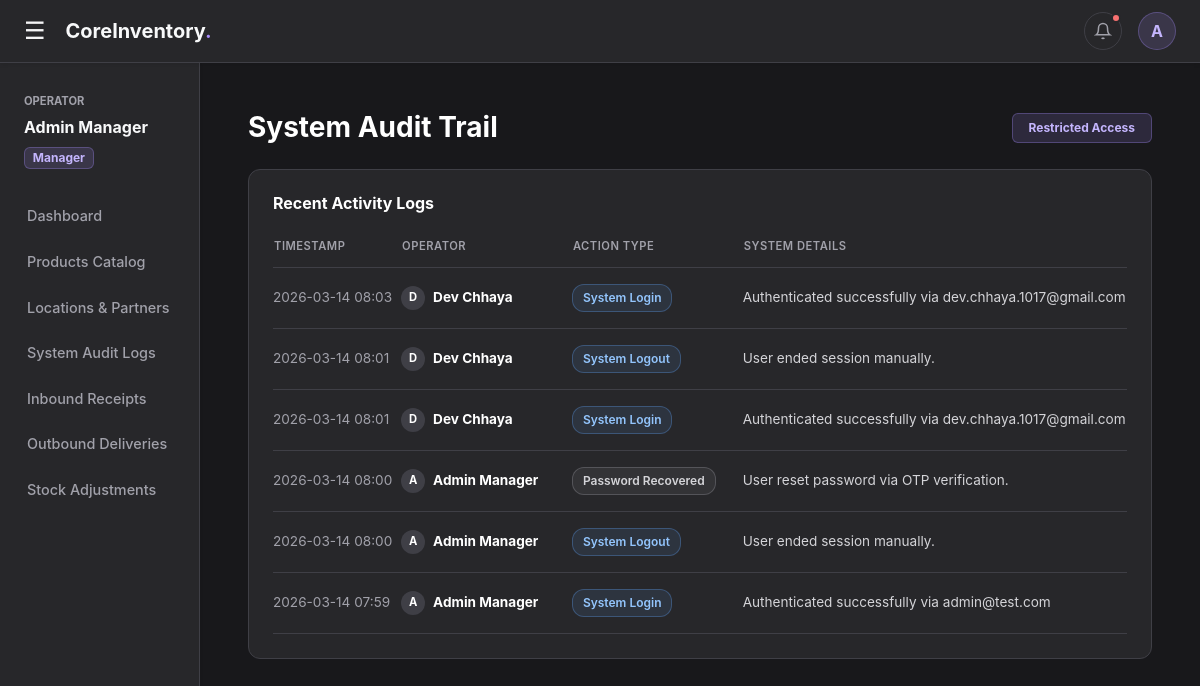
The app's page /audit (signed in) with its own data.
### app.py (models this page shows)
class User(db.Model):
    __tablename__ = 'users'
    id = db.Column(db.Integer, primary_key=True)
    username = db.Column(db.String(50), unique=True, nullable=False)
    email = db.Column(db.String(100), unique=True, nullable=False)
    password_hash = db.Column(db.String(255), nullable=False)
    role = db.Column(db.String(20), nullable=False, default='Manager')
    address = db.Column(db.Text, nullable=True)
    preferred_payment = db.Column(db.String(20), nullable=True, default='UPI')
    reset_otp = db.Column(db.String(6), nullable=True)
    otp_expiry = db.Column(db.DateTime, nullable=True)

class AuditLog(db.Model):
    __tablename__ = 'audit_logs'
    id = db.Column(db.Integer, primary_key=True)
    user_id = db.Column(db.Integer, db.ForeignKey('users.id'))
    action = db.Column(db.String(100), nullable=False)
    details = db.Column(db.Text, nullable=True)
    timestamp = db.Column(db.DateTime, default=datetime.utcnow)
    user = db.relationship('User', backref='logs')

### app.py (the view)
@app.route('/audit')
@login_required
@role_required('Manager')
def audit_logs():
    logs = AuditLog.query.order_by(AuditLog.timestamp.desc()).limit(100).all()
    return render_template('audit.html', logs=logs)

### app.py (called while the page is built)
@app.context_processor
def inject_global_data():
    if 'user_id' in session:
        nav_pending = InventoryOperation.query.filter(InventoryOperation.status != 'Done').order_by(InventoryOperation.created_at.desc()).limit(4).all()
        nav_completed = InventoryOperation.query.filter_by(status='Done').order_by(InventoryOperation.created_at.desc()).limit(4).all()
        return dict(nav_pending=nav_pending, nav_completed=nav_completed)
    return dict()

def login_required(f):
    @wraps(f)
    def decorated_function(*args, **kwargs):
        if 'user_id' not in session: return redirect(url_for('login'))
        user = User.query.get(session['user_id'])
        if not user:
            session.clear()
            return redirect(url_for('login'))
        return f(*args, **kwargs)
    return decorated_function

def role_required(allowed_role):
    def decorator(f):
        @wraps(f)
        def decorated_function(*args, **kwargs):
            if session.get('user_role') != allowed_role:
                flash(f'Access Denied: Requires {allowed_role} clearance.', 'danger')
                return redirect(url_for('dashboard'))
            return f(*args, **kwargs)
        return decorated_function
    return decorator

### templates/audit.html (shortened to what this page needs)
{% extends "base.html" %}
{% block content %}
<div class="d-flex justify-content-between align-items-center mb-4">
    <h1 class="h3 text-white fw-bold mb-0">System Audit Trail</h1>
    <span class="badge" style="background: rgba(167, 139, 250, 0.15); color: #C4B5FD; border: 1px solid rgba(167, 139, 250, 0.3); padding: 8px 16px;">Restricted Access</span>
</div>
<div class="panel-card">
    <h6 class="text-white fw-bold mb-4">Recent Activity Logs</h6>
    <div class="table-responsive">
        <table class="custom-table">
            <thead>
                <tr>
                    <th width="15%">Timestamp</th>
                    <th width="20%">Operator</th>
                    <th width="20%">Action Type</th>
                    <th width="45%">System Details</th>
                </tr>
            </thead>
            <tbody>
                {% for log in logs %}
                <tr>
                    <td style="color: #A1A1AA;">{{ log.timestamp.strftime('%Y-%m-%d %H:%M') }}</td>
                    <td class="fw-bold text-white">
                        <div class="d-flex align-items-center">
                            <div style="width: 24px; height: 24px; border-radius: 50%; background: #3F3F46; color: white; display: flex; align-items: center; justify-content: center; font-size: 0.7rem; margin-right: 8px;">
                                {{ log.user.username[0] | upper }}
                            </div>
                            {{ log.user.username }}
                        </div>
                    </td>
                    <td>
                        {% if 'Login' in log.action or 'Logout' in log.action %}
                            <span class="tag tag-login">{{ log.action }}</span>
                        {% elif 'Product' in log.action %}
                            <span class="tag tag-product">{{ log.action }}</span>
                        {% elif 'Receipt' in log.action %}
                            <span class="tag tag-receipt">{{ log.action }}</span>
                        {% elif 'Delivery' in log.action %}
                            <span class="tag tag-delivery">{{ log.action }}</span>
                        {% elif 'Adjust' in log.action %}
                            <span class="tag tag-adjust">{{ log.action }}</span>
                        {% else %}
                            <span class="tag tag-general">{{ log.action }}</span>
                        {% endif %}
                    </td>
                    <td style="color: #D4D4D8;">{{ log.details }}</td>
                </tr>
                {% else %}
                <tr>
                    <td colspan="4" class="text-center text-muted py-5">No logs recorded yet.</td>
                </tr>
                {% endfor %}
            </tbody>
        </table>
    </div>
</div>
{% endblock %}

### templates/base.html (shortened to what this page needs)
<!DOCTYPE html>
<html lang="en">
<head>
    <link href="https://cdn.jsdelivr.net/npm/bootstrap@5.3.0/dist/css/bootstrap.min.css" rel="stylesheet">
</head>
<body>
    <div class="top-navbar sticky-top shadow-sm">
        <div class="d-flex align-items-center">
            <button class="burger-icon" id="sidebarToggle">&#9776;</button>
            <h5 class="mb-0 fw-bold text-light">CoreInventory<span style="color: var(--accent-light)">.</span></h5>
        </div>
        <div class="d-flex align-items-center">
            <div class="dropdown me-3">
                <button class="nav-icon-btn" type="button" data-bs-toggle="dropdown" aria-expanded="false">
                    <svg width="18" height="18" viewBox="0 0 24 24" fill="none" stroke="currentColor" stroke-width="2"><path d="M18 8A6 6 0 0 0 6 8c0 7-3 9-3 9h18s-3-2-3-9"></path><path d="M13.73 21a2 2 0 0 1-3.46 0"></path></svg>
                    {% if nav_pending|length > 0 %}
                        <span class="notification-dot"></span>
                    {% endif %}
                </button>
            </div>
            <div class="dropdown">
                <button class="profile-btn" type="button" data-bs-toggle="dropdown" aria-expanded="false">
                    {{ session.get('user_name', 'U')[0] | upper }}
                </button>
            </div>
        </div>
    </div>
    <div class="container-fluid position-relative">
        <div class="row flex-nowrap">
            <nav id="sidebar" class="col-auto col-md-3 col-lg-2 px-0 sidebar-menu shadow-sm">
                <div class="px-4 mb-4">
                    <small class="text-uppercase fw-bold" style="color: var(--text-muted); font-size: 0.7rem;">Operator</small>
                    <div class="text-light mt-1 fw-bold">{{ session.get('user_name', 'System User') }}</div>
                    <span class="badge mt-2" style="background: rgba(167, 139, 250, 0.15); color: #C4B5FD; border: 1px solid rgba(167, 139, 250, 0.3);">{{ session.get('user_role', 'Guest') }}</span>
                </div>
                <a href="/dashboard">Dashboard</a>
                {% if session.get('user_role') == 'Manager' %}
                    <a href="/products">Products Catalog</a>
                    <a href="/locations">Locations & Partners</a>
                    <a href="/audit">System Audit Logs</a>
                {% endif %}
                <a href="/receipts">Inbound Receipts</a>
                <a href="/deliveries">Outbound Deliveries</a>
                <a href="/adjustments">Stock Adjustments</a>
            </nav>
            <main class="col px-md-5 py-5">
                {% block content %}{% endblock %}
            </main>
        </div>
    </div>
</body>
</html>

### templates/base.html (style rules this page uses)
:root { --bg-dark: #18181B; --surface-dark: #27272A; --border-dark: #3F3F46; --text-primary: #F4F4F5; --text-muted: #A1A1AA; --accent-light: #A78BFA; }
body { background-color: var(--bg-dark); color: var(--text-primary); overflow-x: hidden; font-family: 'Inter', system-ui, sans-serif; }
.top-navbar { background-color: var(--surface-dark); border-bottom: 1px solid var(--border-dark); padding: 12px 24px; display: flex; align-items: center; justify-content: space-between; }
.burger-icon { font-size: 1.5rem; cursor: pointer; margin-right: 20px; border: none; background: none; color: var(--text-primary); padding: 0; transition: color 0.2s; }
.nav-icon-btn { background: transparent; border: 1px solid var(--border-dark); color: var(--text-muted); border-radius: 50%; width: 38px; height: 38px; display: flex; align-items: center; justify-content: center; transition: all 0.2s; position: relative; }
.notification-dot { position: absolute; top: 0px; right: 0px; width: 10px; height: 10px; background-color: #F87171; border-radius: 50%; border: 2px solid var(--surface-dark); }
.profile-btn { background: rgba(167, 139, 250, 0.15); color: #C4B5FD; border: 1px solid rgba(167, 139, 250, 0.3); border-radius: 50%; width: 38px; height: 38px; font-weight: bold; display: flex; align-items: center; justify-content: center; text-decoration: none; cursor: pointer; }
.sidebar-menu { min-height: calc(100vh - 63px); background-color: var(--surface-dark); border-right: 1px solid var(--border-dark); padding-top: 24px; transition: all 0.2s ease-in-out; }
.sidebar-menu a { color: var(--text-muted); text-decoration: none; padding: 12px 24px; display: block; font-weight: 500; font-size: 0.9rem; transition: all 0.2s; border-left: 3px solid transparent; }

### templates/audit.html (style rules this page uses)
.panel-card { background-color: #27272A; border: 1px solid #3F3F46; border-radius: 12px; padding: 24px; }
.custom-table { width: 100%; color: #F4F4F5; font-size: 0.85rem; }
.custom-table th { color: #A1A1AA; text-transform: uppercase; font-size: 0.7rem; letter-spacing: 0.5px; border-bottom: 1px solid #3F3F46; padding-bottom: 12px; font-weight: 600; }
.custom-table td { padding: 16px 0; border-bottom: 1px solid #3F3F46; vertical-align: middle; }
.tag { padding: 4px 10px; border-radius: 12px; font-size: 0.75rem; font-weight: 600; display: inline-block; }
.tag-login { background: rgba(96, 165, 250, 0.1); border: 1px solid rgba(96, 165, 250, 0.3); color: #93C5FD; }
.tag-general { background: rgba(161, 161, 170, 0.1); border: 1px solid rgba(161, 161, 170, 0.3); color: #D4D4D8; }

### records on screen
User: get "Admin Manager"
AuditLog: timestamp "2026-03-14 08:03", user "D", user.username "Dev Chhaya", action "System Login", details "Authenticated successfully via dev.chhaya.1017@gmail.com"
AuditLog: timestamp "2026-03-14 08:01", user "D", user.username "Dev Chhaya", action "System Logout", details "User ended session manually."
AuditLog: timestamp "2026-03-14 08:01", user "D", user.username "Dev Chhaya", action "System Login", details "Authenticated successfully via dev.chhaya.1017@gmail.com"
AuditLog: timestamp "2026-03-14 08:00", user "A", user.username "Admin Manager", action "Password Recovered", details "User reset password via OTP verification."
AuditLog: timestamp "2026-03-14 08:00", user "A", user.username "Admin Manager", action "System Logout", details "User ended session manually."
AuditLog: timestamp "2026-03-14 07:59", user "A", user.username "Admin Manager", action "System Login", details "Authenticated successfully via admin@test.com"

### other values on screen
{{ session.get('user_name', 'U')[0] | upper }} "A"
{{ session.get('user_role', 'Guest') }} "Manager"
